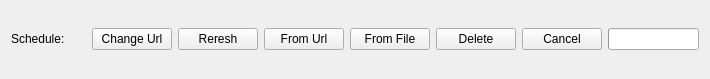
<?xml version="1.0" encoding="UTF-8"?>
<ui version="4.0">
 <class>ImportScheduleWidget</class>
 <widget class="QWidget" name="ImportScheduleWidget">
  <property name="geometry">
   <rect>
    <x>0</x>
    <y>0</y>
    <width>710</width>
    <height>79</height>
   </rect>
  </property>
  <property name="sizePolicy">
   <sizepolicy hsizetype="Preferred" vsizetype="MinimumExpanding">
    <horstretch>0</horstretch>
    <verstretch>0</verstretch>
   </sizepolicy>
  </property>
  <property name="windowTitle">
   <string>Import schedule</string>
  </property>
  <layout class="QGridLayout" name="gridLayout">
   <item row="0" column="0">
    <layout class="QHBoxLayout" name="horizontalLayout_2">
     <item>
      <widget class="QLabel" name="importScheduleLabel">
       <property name="sizePolicy">
        <sizepolicy hsizetype="MinimumExpanding" vsizetype="Preferred">
         <horstretch>0</horstretch>
         <verstretch>0</verstretch>
        </sizepolicy>
       </property>
       <property name="text">
        <string>Schedule:</string>
       </property>
      </widget>
     </item>
     <item>
      <widget class="QPushButton" name="changeUrl">
       <property name="text">
        <string>Change Url</string>
       </property>
      </widget>
     </item>
     <item>
      <widget class="QPushButton" name="online">
       <property name="enabled">
        <bool>true</bool>
       </property>
       <property name="minimumSize">
        <size>
         <width>10</width>
         <height>0</height>
        </size>
       </property>
       <property name="text">
        <string>Reresh</string>
       </property>
      </widget>
     </item>
     <item>
      <widget class="QPushButton" name="newConfFromUrl">
       <property name="text">
        <string>From Url</string>
       </property>
      </widget>
     </item>
     <item>
      <widget class="QPushButton" name="browse">
       <property name="sizePolicy">
        <sizepolicy hsizetype="Fixed" vsizetype="Fixed">
         <horstretch>0</horstretch>
         <verstretch>0</verstretch>
        </sizepolicy>
       </property>
       <property name="text">
        <string>From File</string>
       </property>
      </widget>
     </item>
     <item>
      <widget class="QPushButton" name="delConf">
       <property name="text">
        <string>Delete</string>
       </property>
      </widget>
     </item>
     <item>
      <widget class="QPushButton" name="cancel">
       <property name="text">
        <string>Cancel</string>
       </property>
      </widget>
     </item>
     <item>
      <widget class="QProgressBar" name="progressBar">
       <property name="sizePolicy">
        <sizepolicy hsizetype="Expanding" vsizetype="Fixed">
         <horstretch>0</horstretch>
         <verstretch>10</verstretch>
        </sizepolicy>
       </property>
       <property name="value">
        <number>0</number>
       </property>
       <property name="textVisible">
        <bool>false</bool>
       </property>
      </widget>
     </item>
    </layout>
   </item>
  </layout>
 </widget>
 <resources>
  <include location="../icons.qrc"/>
 </resources>
 <connections/>
</ui>
